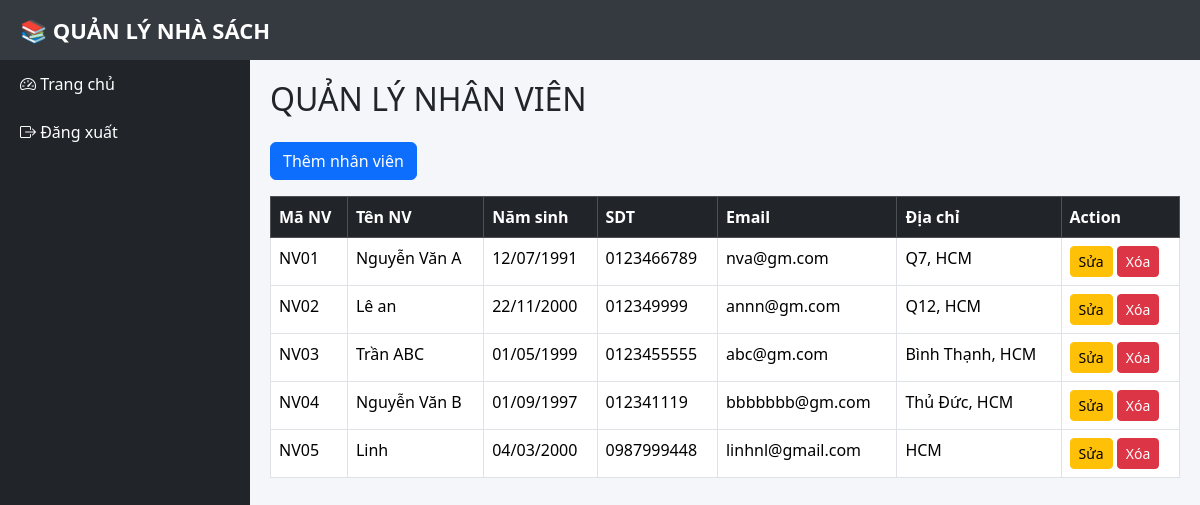
The page /nhanvien/index.php on the database its author committed.
### tables this page shows
CREATE TABLE `nhanvien` (
  `MaNV` varchar(20) NOT NULL,
  `TenNV` varchar(100) DEFAULT NULL,
  `NamSinh` datetime DEFAULT NULL,
  `SDT` varchar(20) DEFAULT NULL,
  `Email` varchar(100) DEFAULT NULL,
  `DiaChi` varchar(255) DEFAULT NULL
);

### nhanvien/index.php (the view, shortened to what this page needs)
<?php
include("../layout/header.php");
include("../layout/sidebar.php");
$sql = "SELECT * FROM NHANVIEN";
$result = mysqli_query($conn, $sql);
?>
<div class="content">
<h2 class="mb-4">
    QUẢN LÝ NHÂN VIÊN
</h2>
<a href="them.php"
class="btn btn-primary mb-3">
    Thêm nhân viên
</a>
<table class="table table-bordered table-hover">
<tr class="table-dark">
<th>Mã NV</th>
<th>Tên NV</th>
<th>Năm sinh</th>
<th>SDT</th>
<th>Email</th>
<th>Địa chỉ</th>
<th>Action</th>
</tr>
<?php while($row = mysqli_fetch_assoc($result)){ ?>
<tr>
<td><?= $row['MaNV'] ?></td>
<td><?= $row['TenNV'] ?></td>
<td><?= date("d/m/Y", strtotime($row['NamSinh'])) ?></td>
<td><?= $row['SDT'] ?></td>
<td><?= $row['Email'] ?></td>
<td><?= $row['DiaChi'] ?></td>
<td>
<a href="sua.php?id=<?= $row['MaNV'] ?>"
class="btn btn-warning btn-sm">
Sửa
</a>
<a href="xoa.php?id=<?= $row['MaNV'] ?>"
class="btn btn-danger btn-sm"
onclick="return confirm('Xóa nhân viên?')">
Xóa
</a>
</td>
</tr>
<?php } ?>
</table>
</div>
<?php
include("../layout/footer.php");
?>

### layout/header.php (style rules this page uses)
body { margin:0; background:#f4f6f9; }
.content { margin-left:250px; margin-top:60px; padding:20px; }

### rows shown on the page
nhanvien: MaNV "NV01", TenNV "Nguyễn Văn A", NamSinh "12/07/1991", SDT "0123466789", Email "nva@gm.com", DiaChi "Q7, HCM"
nhanvien: MaNV "NV02", TenNV "Lê an", NamSinh "22/11/2000", SDT "012349999", Email "annn@gm.com", DiaChi "Q12, HCM"
nhanvien: MaNV "NV03", TenNV "Trần ABC", NamSinh "01/05/1999", SDT "0123455555", Email "abc@gm.com", DiaChi "Bình Thạnh, HCM"
nhanvien: MaNV "NV04", TenNV "Nguyễn Văn B", NamSinh "01/09/1997", SDT "012341119", Email "bbbbbbb@gm.com", DiaChi "Thủ Đức, HCM"
nhanvien: MaNV "NV05", TenNV "Linh", NamSinh "04/03/2000", SDT "0987999448", Email "linhnl@gmail.com", DiaChi "HCM"
